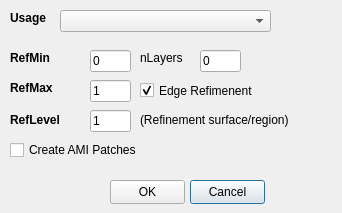
<?xml version="1.0" encoding="UTF-8"?>
<ui version="4.0">
 <class>stlDialog</class>
 <widget class="QDialog" name="stlDialog">
  <property name="geometry">
   <rect>
    <x>0</x>
    <y>0</y>
    <width>342</width>
    <height>213</height>
   </rect>
  </property>
  <property name="windowTitle">
   <string>Mesh Refimenent</string>
  </property>
  <widget class="QComboBox" name="comboBoxUsage">
   <property name="geometry">
    <rect>
     <x>60</x>
     <y>10</y>
     <width>211</width>
     <height>22</height>
    </rect>
   </property>
   <property name="currentText">
    <string/>
   </property>
  </widget>
  <widget class="QLabel" name="label">
   <property name="geometry">
    <rect>
     <x>10</x>
     <y>10</y>
     <width>49</width>
     <height>16</height>
    </rect>
   </property>
   <property name="text">
    <string>&lt;html&gt;&lt;head/&gt;&lt;body&gt;&lt;p&gt;&lt;span style=&quot; font-weight:600;&quot;&gt;Usage&lt;/span&gt;&lt;/p&gt;&lt;/body&gt;&lt;/html&gt;</string>
   </property>
  </widget>
  <widget class="QLineEdit" name="lineEditRefMin">
   <property name="geometry">
    <rect>
     <x>90</x>
     <y>50</y>
     <width>41</width>
     <height>22</height>
    </rect>
   </property>
   <property name="text">
    <string>0</string>
   </property>
  </widget>
  <widget class="QLabel" name="label_2">
   <property name="geometry">
    <rect>
     <x>10</x>
     <y>50</y>
     <width>51</width>
     <height>16</height>
    </rect>
   </property>
   <property name="text">
    <string>&lt;html&gt;&lt;head/&gt;&lt;body&gt;&lt;p&gt;&lt;span style=&quot; font-weight:600;&quot;&gt;RefMin&lt;/span&gt;&lt;/p&gt;&lt;/body&gt;&lt;/html&gt;</string>
   </property>
  </widget>
  <widget class="QLineEdit" name="lineEditRefMax">
   <property name="geometry">
    <rect>
     <x>90</x>
     <y>80</y>
     <width>41</width>
     <height>22</height>
    </rect>
   </property>
   <property name="text">
    <string>1</string>
   </property>
  </widget>
  <widget class="QLabel" name="label_3">
   <property name="geometry">
    <rect>
     <x>10</x>
     <y>80</y>
     <width>51</width>
     <height>16</height>
    </rect>
   </property>
   <property name="text">
    <string>&lt;html&gt;&lt;head/&gt;&lt;body&gt;&lt;p&gt;&lt;span style=&quot; font-weight:600;&quot;&gt;RefMax&lt;/span&gt;&lt;/p&gt;&lt;/body&gt;&lt;/html&gt;</string>
   </property>
  </widget>
  <widget class="QLabel" name="label_4">
   <property name="geometry">
    <rect>
     <x>140</x>
     <y>50</y>
     <width>61</width>
     <height>16</height>
    </rect>
   </property>
   <property name="text">
    <string>nLayers</string>
   </property>
  </widget>
  <widget class="QLineEdit" name="lineEditNLayers">
   <property name="geometry">
    <rect>
     <x>200</x>
     <y>50</y>
     <width>41</width>
     <height>22</height>
    </rect>
   </property>
   <property name="text">
    <string>0</string>
   </property>
  </widget>
  <widget class="QPushButton" name="pushButtonCancel">
   <property name="geometry">
    <rect>
     <x>190</x>
     <y>180</y>
     <width>75</width>
     <height>24</height>
    </rect>
   </property>
   <property name="text">
    <string>Cancel</string>
   </property>
  </widget>
  <widget class="QPushButton" name="pushButtonOK">
   <property name="geometry">
    <rect>
     <x>110</x>
     <y>180</y>
     <width>75</width>
     <height>24</height>
    </rect>
   </property>
   <property name="text">
    <string>OK</string>
   </property>
  </widget>
  <widget class="QCheckBox" name="checkBoxEdgeRefine">
   <property name="geometry">
    <rect>
     <x>140</x>
     <y>80</y>
     <width>141</width>
     <height>21</height>
    </rect>
   </property>
   <property name="text">
    <string>Edge Refimenent</string>
   </property>
   <property name="checked">
    <bool>true</bool>
   </property>
  </widget>
  <widget class="QLabel" name="label_5">
   <property name="geometry">
    <rect>
     <x>10</x>
     <y>110</y>
     <width>61</width>
     <height>20</height>
    </rect>
   </property>
   <property name="text">
    <string>&lt;html&gt;&lt;head/&gt;&lt;body&gt;&lt;p&gt;&lt;span style=&quot; font-weight:600;&quot;&gt;RefLevel&lt;/span&gt;&lt;/p&gt;&lt;/body&gt;&lt;/html&gt;</string>
   </property>
  </widget>
  <widget class="QLineEdit" name="lineEditRefLevel">
   <property name="geometry">
    <rect>
     <x>90</x>
     <y>110</y>
     <width>41</width>
     <height>22</height>
    </rect>
   </property>
   <property name="text">
    <string>1</string>
   </property>
  </widget>
  <widget class="QLabel" name="label_6">
   <property name="geometry">
    <rect>
     <x>140</x>
     <y>110</y>
     <width>201</width>
     <height>20</height>
    </rect>
   </property>
   <property name="text">
    <string>(Refinement surface/region)</string>
   </property>
  </widget>
  <widget class="QCheckBox" name="checkBoxAMI">
   <property name="geometry">
    <rect>
     <x>10</x>
     <y>140</y>
     <width>151</width>
     <height>20</height>
    </rect>
   </property>
   <property name="text">
    <string>Create AMI Patches</string>
   </property>
  </widget>
 </widget>
 <resources/>
 <connections/>
</ui>
